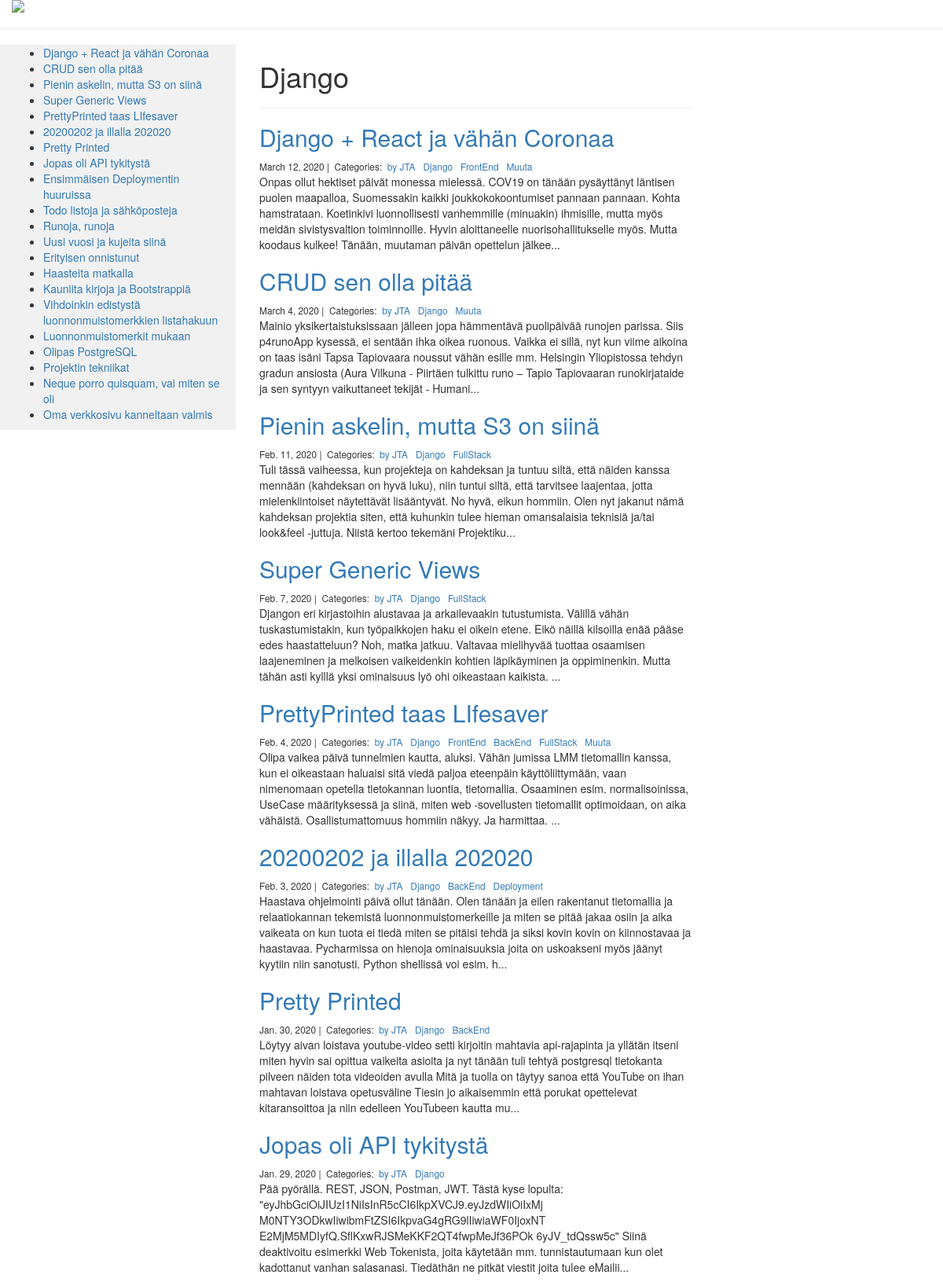
The page /ploki/Django/ (upper part) on the database its author committed.
### ploki/models.py (models this page shows, shortened)
class Post(models.Model):
    title = models.CharField(max_length=255)
    body = models.TextField()
    created_on = models.DateTimeField(auto_now_add=True)
    last_modified = models.DateTimeField(auto_now=True)
    categories = models.ManyToManyField('Category', related_name='posts')
    class Meta:
        ordering = ('-created_on',)

class Category(models.Model):
    name = models.CharField(max_length=20)

### ploki/views.py (the view)
# urls.py: path('<category>/', views.ploki_category, name='ploki_category'),
def ploki_category(request, category):
    posts = Post.objects.filter(
        categories__name__contains=category
    ).order_by(
        '-created_on'
    )
    context = {
        'category': category,
        'posts': posts
    }
    return render(request, 'ploki_category.html', context)

### ploki/templates/ploki_category.html (shortened to what this page needs)
{% extends 'base.html' %}
{% block page_content %}
{% load bootstrap_themes %}
{% load static %}
    <div class ="container-fluid">
        <a href="{% url 'ploki:ploki_index' %}">
            <img src="{% static "images/osaamiset.gif" %}" class="img-responsive">
        </a>
    </div>
    <hr>
    <nav class="col-sm-3 sidenav">
        <ul>
            {% for post in posts %}
                <li><a href="{% url 'ploki:ploki_detail' post.pk%}">{{ post.title }}</a></li>
            {% endfor %}
        </ul>
    </nav>
    <div class="container-fluid">
        <div class="row content">
            <div class="col-sm-9">
                <div class="col-md-8 offset-md-2">
                    <h1>{{ category | title }}</h1>
                    <hr>
                    {% for post in posts %}
                    <h2><a href="{% url 'ploki:ploki_detail' post.pk%}">{{ post.title }}</a></h2>
                    <small>
                        {{ post.created_on.date }} |&nbsp;
                        Categories:&nbsp;
                        {% for category in post.categories.all %}
                        <a href="{% url 'ploki:ploki_category' category.name %}">
                            {{ category.name }}
                        </a>&nbsp;
                        {% endfor %}
                    </small>
                    <p>{{ post.body | slice:":400" }}...</p>
                    {% endfor %}
                </div>
            </div>
        </div>
    </div>
{% endblock %}

### ploki/templates/base.html (style rules this page uses)
.row.content { height: 1500px }
.sidenav { background-color: #f1f1f1; height: 100%; }

### rows shown on the page
Post: title "Django + React ja vähän Coronaa", created_on "March 12, 2020", body "Onpas ollut hektiset päivät monessa mielessä. COV19 on tänään pysäyttänyt läntisen puolen maapalloa, Suomessakin kaikki joukkokokoontumiset pannaan pannaan. Kohta hamstrataan. Koetinkivi luonnollisesti vanhemmille (minuakin) ihmisille, mutta myös meidän sivistysvaltion toiminnoille. Hyvin aloittaneelle nuorisohallitukselle myös. Mutta koodaus kulkee! Tänään, muutaman päivän opettelun jälkee"
Post: title "CRUD sen olla pitää", created_on "March 4, 2020", body "Mainio yksikertaistuksissaan jälleen jopa hämmentävä puolipäivää runojen parissa. Siis p4runoApp kysessä, ei sentään ihka oikea ruonous. Vaikka ei sillä, nyt kun viime aikoina on taas isäni Tapsa Tapiovaara noussut vähän esille mm. Helsingin Yliopistossa tehdyn gradun ansiosta (Aura Vilkuna - Piirtäen tulkittu runo – Tapio Tapiovaaran runokirjataide ja sen syntyyn vaikuttaneet tekijät - Humani"
Post: title "Pienin askelin, mutta S3 on siinä", created_on "Feb. 11, 2020", body "Tuli tässä vaiheessa, kun projekteja on kahdeksan ja tuntuu siltä, että näiden kanssa mennään (kahdeksan on hyvä luku), niin tuntui siltä, että tarvitsee laajentaa, jotta mielenkiintoiset näytettävät lisääntyvät. No hyvä, eikun hommiin. Olen nyt jakanut nämä kahdeksan projektia siten, että kuhunkin tulee hieman omansalaisia teknisiä ja/tai look&feel -juttuja. Niistä kertoo tekemäni Projektiku"
Post: title "Super Generic Views", created_on "Feb. 7, 2020", body "Djangon eri kirjastoihin alustavaa ja arkailevaakin tutustumista. Välillä vähän tuskastumistakin, kun työpaikkojen haku ei oikein etene. Eikö näillä kilsoilla enää pääse edes haastatteluun? Noh, matka jatkuu. Valtavaa mielihyvää tuottaa osaamisen laajeneminen ja melkoisen vaikeidenkin kohtien läpikäyminen ja oppiminenkin. Mutta tähän asti kylllä yksi ominaisuus lyö ohi oikeastaan kaikista."
Post: title "PrettyPrinted taas LIfesaver", created_on "Feb. 4, 2020", body "Olipa vaikea päivä tunnelmien kautta, aluksi. Vähän jumissa LMM tietomallin kanssa, kun ei oikeastaan haluaisi sitä viedä paljoa eteenpäin käyttöliittymään, vaan nimenomaan opetella tietokannan luontia, tietomallia. Osaaminen esim. normalisoinissa, UseCase määrityksessä ja siinä, miten web -sovellusten tietomallit optimoidaan, on aika vähäistä. Osallistumattomuus hommiin näkyy. Ja harmittaa."
Post: title "20200202 ja illalla 202020", created_on "Feb. 3, 2020", body "Haastava ohjelmointi päivä ollut tänään. Olen tänään ja eilen rakentanut tietomallia ja relaatiokannan tekemistä luonnonmuistomerkeille ja miten se pitää jakaa osiin ja aika vaikeata on kun tuota ei tiedä miten se pitäisi tehdä ja siksi kovin kovin on kiinnostavaa ja haastavaa. Pycharmissa on hienoja ominaisuuksia joita on uskoakseni myös jäänyt kyytiin niin sanotusti. Python shellissä voi esim. h"
Post: title "Pretty Printed", created_on "Jan. 30, 2020", body "Löytyy aivan loistava youtube-video setti kirjoitin mahtavia api-rajapinta ja yllätän itseni miten hyvin sai opittua vaikeita asioita ja nyt tänään tuli tehtyä postgresql tietokanta pilveen näiden tota videoiden avulla Mitä ja tuolla on täytyy sanoa että YouTube on ihan mahtavan loistava opetusväline Tiesin jo aikaisemmin että porukat opettelevat kitaransoittoa ja niin edelleen YouTubeen kautta mu"
Post: title "Jopas oli API tykitystä", created_on "Jan. 29, 2020", body "Pää pyörällä. REST, JSON, Postman, JWT. Tästä kyse lopulta: \"eyJhbGciOiJIUzI1NiIsInR5cCI6IkpXVCJ9.eyJzdWIiOiIxMj M0NTY3ODkwIiwibmFtZSI6IkpvaG4gRG9lIiwiaWF0IjoxNT E2MjM5MDIyfQ.SflKxwRJSMeKKF2QT4fwpMeJf36POk 6yJV_tdQssw5c\" Siinä deaktivoitu esimerkki Web Tokenista, joita käytetään mm. tunnistautumaan kun olet kadottanut vanhan salasanasi. Tiedäthän ne pitkät viestit joita tulee eMailii"
Post: title "Ensimmäisen Deploymentin huuruissa"
Post: title "Todo listoja ja sähköposteja"
Post: title "Runoja, runoja"
Post: title "Uusi vuosi ja kujeita siinä"
Post: title "Erityisen onnistunut"
Post: title "Haasteita matkalla"
Post: title "Kauniita kirjoja ja Bootstrappiä"
Post: title "Vihdoinkin edistystä luonnonmuistomerkkien listahakuun"
Post: title "Luonnonmuistomerkit mukaan"
Post: title "Olipas PostgreSQL"
Post: title "Projektin tekniikat"
Post: title "Neque porro quisquam, vai miten se oli"
Post: title "Oma verkkosivu kanneltaan valmis"
Category: name "Django"
Category: name "by JTA"
Category: name "FrontEnd"
Category: name "Muuta"
Category: name "FullStack"
Category: name "BackEnd"
Category: name "Deployment"
